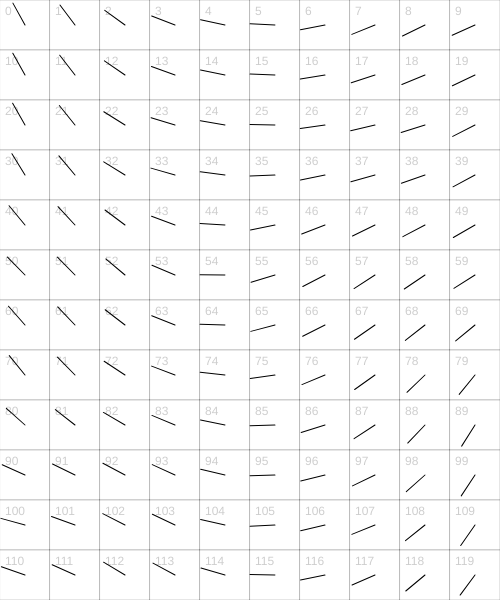
Frame 1 (no input)
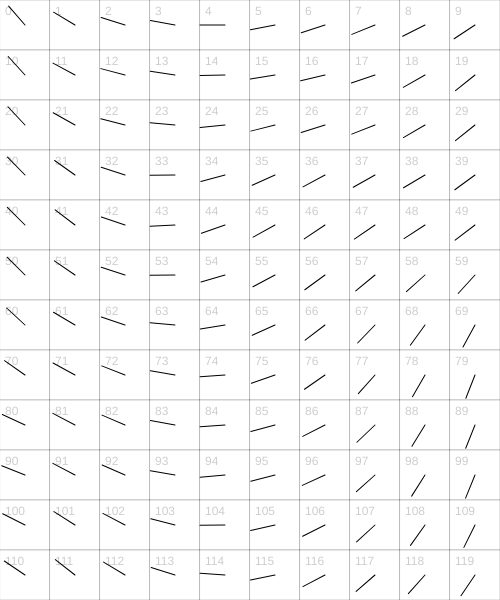
Frame 60 (no input)
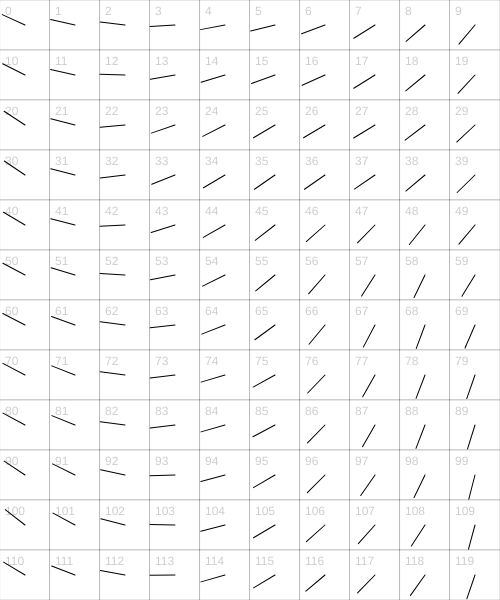
Frame 120 (the mouse pressed at the canvas centre since frame 60)

The p5.js sketch that drew these frames (run headless with seeded random() and noise() and a simulated clock; from frame 60 on, the mouse is pressed at the canvas centre):

// p5.js sketch
// ── sketch.js
var RESOLUTION = 50;
var rows, cols;
var angles = [];

function setup() {
  createCanvas(500, 600);
  rows = floor(width / RESOLUTION);
  cols = floor(height / RESOLUTION);
}

function draw() {
  background(255);

  for (var c = 0; c < cols; c++) {
    for (var r = 0; r < rows; r++) {
      var index = r + c * rows; // ***

      var x = r * RESOLUTION;
      var y = c * RESOLUTION;
      
      var xFreq = (x + frameCount) * 0.001;
      var yFreq = (y + frameCount) * 0.001;
      var noiseValue = noise(xFreq, yFreq);
      var angle = map(noiseValue, 0, 1, 0, TWO_PI);
      
      push();
      // draw the rectangles
      translate(x, y);
      stroke(0, 50);
      rect(0, 0, RESOLUTION, RESOLUTION);
      fill(0, 50);
      noStroke();
      text(index, 5, 15);

      // draw the lines
      translate(RESOLUTION / 2, RESOLUTION / 2);
      rotate(angle);
      stroke(0);
      line(0, 0, RESOLUTION / 2, 0);
      pop();

      angles[index] = angle;
    }
  }
}
